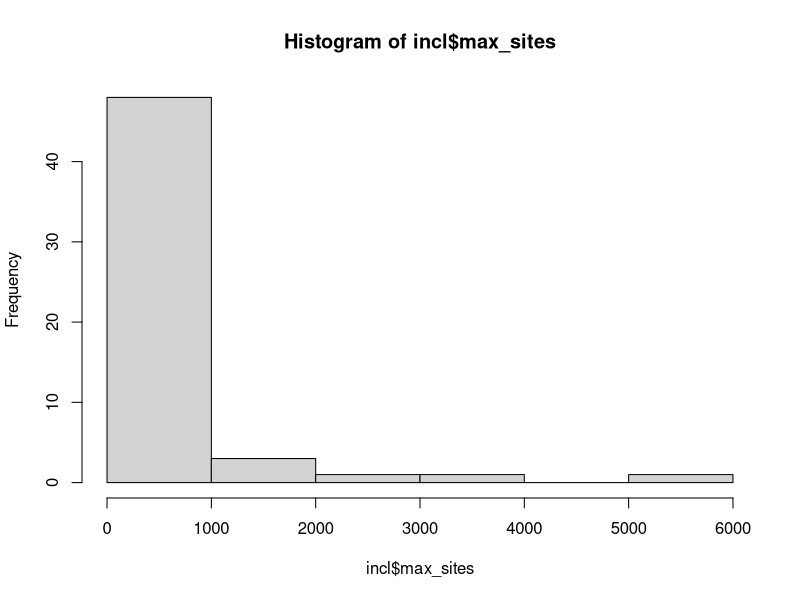
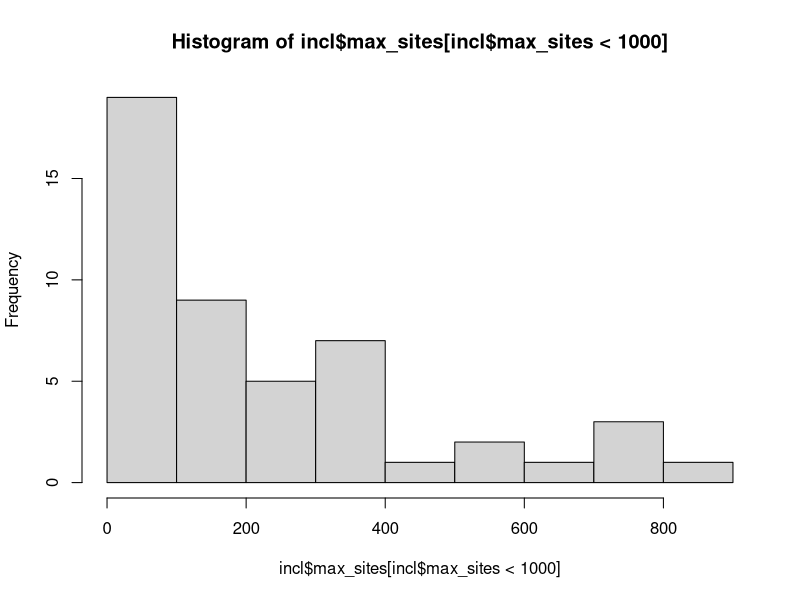

These charts were generated, in order, by the following R code:
# Read in information on included papers that use Rota et al. 2016
incl <- read.csv("included_papers.csv")

nrow(incl)

# Cameras
sum(incl$cameras, na.rm=TRUE)
mean(incl$cameras, na.rm=TRUE)

# Number of species
median(incl$max_species, na.rm=TRUE)
range(incl$max_species, na.rm=TRUE)
mean(incl$max_species < 3, na.rm=TRUE)

# Distribution of number of sites
hist(incl$max_sites)
hist(incl$max_sites[incl$max_sites < 1000])

# Number of sites
median(incl$max_sites, na.rm=TRUE)
range(incl$max_sites, na.rm=TRUE)
mean(incl$max_sites <= 1000, na.rm=TRUE)
mean(incl$max_sites < 500, na.rm=TRUE)

# Number of occasions
median(incl$max_occasions, na.rm=TRUE)
range(incl$max_occasions, na.rm=TRUE)
mean(incl$max_occasions < 30, na.rm=TRUE)

# Occasion length
median(incl$occasion_days, na.rm=TRUE)
range(incl$occasion_days, na.rm=TRUE)
table(incl$occasion_days)
mean(incl$occasion_days == 1, na.rm = TRUE)
mean(incl$occasion_days == 7, na.rm = TRUE)

# Occupancy estimates
mean(incl$psi_min, na.rm=TRUE)
mean(incl$psi_max, na.rm=TRUE)

# Detection probability estimates
mean(incl$p_min, na.rm=TRUE)
mean(incl$p_max, na.rm=TRUE)

# Interaction order
mean(incl$max_order < 3, na.rm=TRUE)

# Papers that have covariates on interactions
mean(incl$int_covs, na.rm=TRUE)

# Significant interactions
sum(!is.na(incl$n_int_sig))
sum(!is.na(incl$n_int_sig) & incl$n_int_sig)
mean(incl$n_int_sig > 0, na.rm=TRUE)

# Size of interactions
sum(!is.na(incl$int_min))
sum(!is.na(incl$int_min) & incl$covs_scaled == 1)
max_abs_int <- cbind(abs(incl$int_min), abs(incl$int_max))
max_abs_int <- apply(max_abs_int, 1, max)
median(max_abs_int[incl$covs_scaled == 1], na.rm=TRUE)
range(max_abs_int[incl$covs_scaled == 1], na.rm=TRUE)

# Estimate size of mean interaction
# on occupancy scale
f1 <- -0.53
f2 <- -0.53
f12 <- 1.64 # <- EFFECT SIZE OF INTERACTION

psi <- numeric(4)
psi[1] <- exp(f1 + f2 + f12)
psi[2] <- exp(f1)
psi[3] <- exp(f2)
psi[4] <- 1
psi <- psi / sum(psi)
names(psi) <- c("[11]","[10]","[01]","[00]")
round(psi, 3)

# Marginal occupancies of species 1 and 2
psi[1] + psi[2] # 60
psi[1] + psi[3] # 60

# Occupancy of species 1 | species 2 present
psi[1] / (psi[1] + psi[3]) # 75
# Occupancy of species 1 | species 2 absent
psi[2] / (psi[2] + psi[4]) # 37
